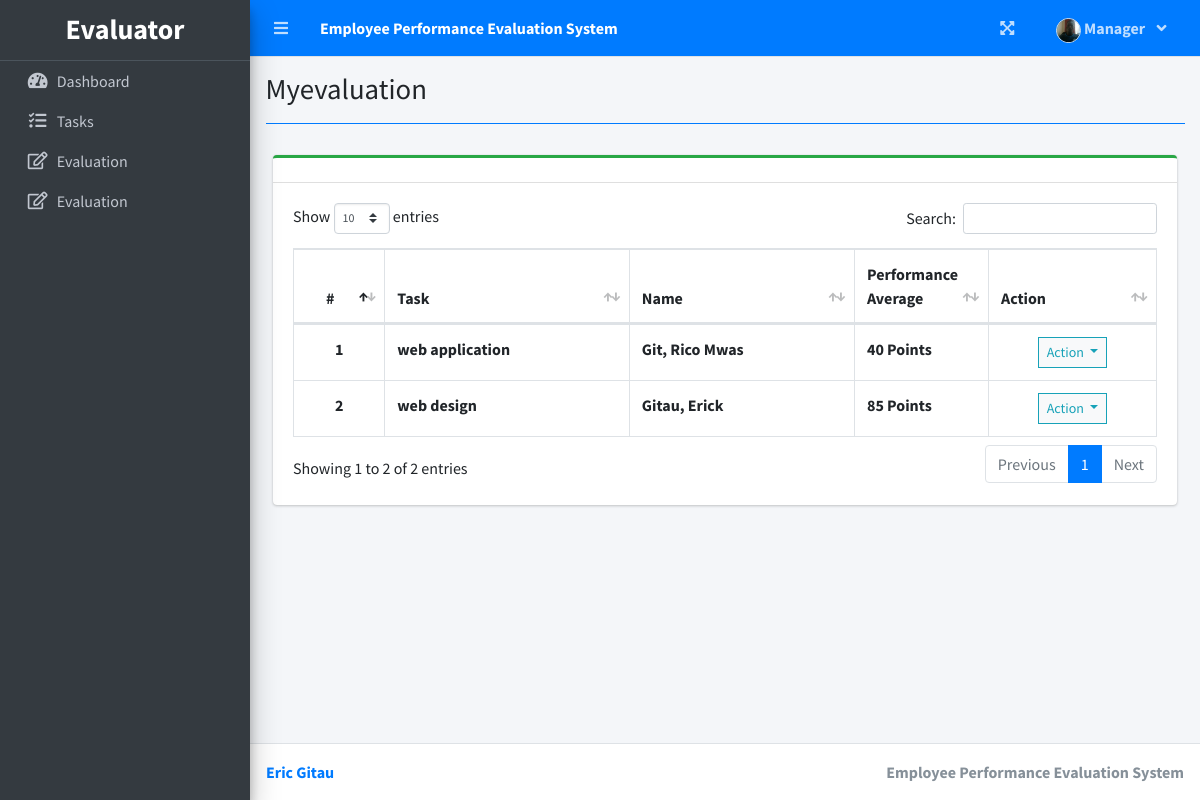
The app's page /index.php?page=myevaluation (signed in) with its own data.
### tables this page shows
CREATE TABLE `ratings` (
  `id` int(30) NOT NULL,
  `employee_id` int(30) NOT NULL,
  `task_id` int(30) NOT NULL,
  `evaluator_id` int(30) NOT NULL,
  `efficiency` int(11) NOT NULL,
  `timeliness` int(11) NOT NULL,
  `quality` int(11) NOT NULL,
  `accuracy` int(11) NOT NULL,
  `remarks` text NOT NULL,
  `date_created` datetime NOT NULL DEFAULT current_timestamp()
);

CREATE TABLE `task_list` (
  `id` int(30) NOT NULL,
  `task` varchar(200) NOT NULL,
  `description` text NOT NULL,
  `employee_id` int(30) NOT NULL,
  `due_date` date NOT NULL,
  `completed` date NOT NULL,
  `status` int(1) NOT NULL COMMENT '0=pending, 1=on-progress,3=Completed',
  `date_created` datetime NOT NULL DEFAULT current_timestamp()
);

### myevaluation.php (the view, shortened to what this page needs)
<?php include 'db_connect.php'; ?>
<div class="col-lg-12">
    <div class="card card-outline card-success">
        <div class="card-header">
        </div>
        <div class="card-body">
            <table class="table tabe-hover table-bordered" id="list">
                <thead>
                    <tr>
                        <th class="text-center">#</th>
                        <th>Task</th>
                        <th>Name</th>
                        <th width="15%">Performance Average</th>
                        <th>Action</th>
                    </tr>
                </thead>
                <tbody>
                    <?php
                    $i = 1;
                    $where = "";
                    if ($_SESSION['login_type'] == 1) {
                        $where = " WHERE r.evaluator_id = {$_SESSION['login_id']} ";
                    } else {
                        $where = " WHERE r.employee_id = {$_SESSION['login_id']} ";
                    }
                    $qry = $conn->query("SELECT r.*, concat(e.lastname,', ',e.firstname,' ',e.middlename) as name, t.task, concat(ev.lastname,', ',ev.firstname,' ',ev.middlename) as ename, ((((r.efficiency + r.timeliness + r.quality + r.accuracy)/4)/5) * 100) as pa FROM ratings r inner join employee_list e on e.id = r.employee_id inner join task_list t on t.id = r.task_id inner join evaluator_list ev on ev.id = r.evaluator_id $where ORDER BY concat(e.lastname,', ',e.firstname,' ',e.middlename) ASC");
                    while ($row = $qry->fetch_assoc()):
                    ?>
                        <tr>
                            <th class="text-center"><?php echo $i++ ?></th>
                            <td><b><?php echo ($row['task']) ?></b></td>
                            <td><b><?php echo ucwords($row['name']) ?></b></td>
                            <td><b><?php echo number_format($row['pa']) . "  Points" ?></b></td>
                            <td class="text-center">
                                <button type="button" class="btn btn-default btn-sm btn-flat border-info wave-effect text-info dropdown-toggle" data-toggle="dropdown" aria-expanded="true">
                                    Action
                                </button>
                            </td>
                        </tr>
                    <?php endwhile; ?>
                </tbody>
            </table>
        </div>
    </div>
</div>

### records on screen
ratings: task_list.task "web application", name "Git, Rico Mwas", pa "40"
ratings: task_list.task "web design", name "Gitau, Erick", pa "85"

### other values on screen
$_SESSION['system']['name'] "Employee Performance Evaluation System"
$_SESSION['login_firstname'] "Manager"
$title "Myevaluation"
